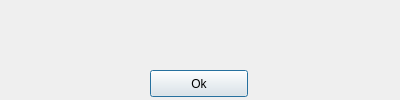
<?xml version="1.0" encoding="UTF-8"?>
<ui version="4.0">
 <class>alertwin</class>
 <widget class="QDialog" name="alertwin">
  <property name="windowModality">
   <enum>Qt::WindowModal</enum>
  </property>
  <property name="geometry">
   <rect>
    <x>0</x>
    <y>0</y>
    <width>400</width>
    <height>100</height>
   </rect>
  </property>
  <property name="sizePolicy">
   <sizepolicy hsizetype="Fixed" vsizetype="Fixed">
    <horstretch>0</horstretch>
    <verstretch>0</verstretch>
   </sizepolicy>
  </property>
  <property name="minimumSize">
   <size>
    <width>400</width>
    <height>100</height>
   </size>
  </property>
  <property name="maximumSize">
   <size>
    <width>400</width>
    <height>100</height>
   </size>
  </property>
  <property name="windowTitle">
   <string>Message</string>
  </property>
  <widget class="QPushButton" name="btn_alertOk">
   <property name="geometry">
    <rect>
     <x>150</x>
     <y>70</y>
     <width>98</width>
     <height>27</height>
    </rect>
   </property>
   <property name="text">
    <string>Ok</string>
   </property>
  </widget>
  <widget class="QLabel" name="alertText">
   <property name="geometry">
    <rect>
     <x>15</x>
     <y>17</y>
     <width>371</width>
     <height>41</height>
    </rect>
   </property>
   <property name="text">
    <string>&lt;html&gt;&lt;head/&gt;&lt;body&gt;&lt;p align=&quot;center&quot;&gt;&lt;br/&gt;&lt;/p&gt;&lt;/body&gt;&lt;/html&gt;</string>
   </property>
  </widget>
 </widget>
 <resources/>
 <connections/>
</ui>
